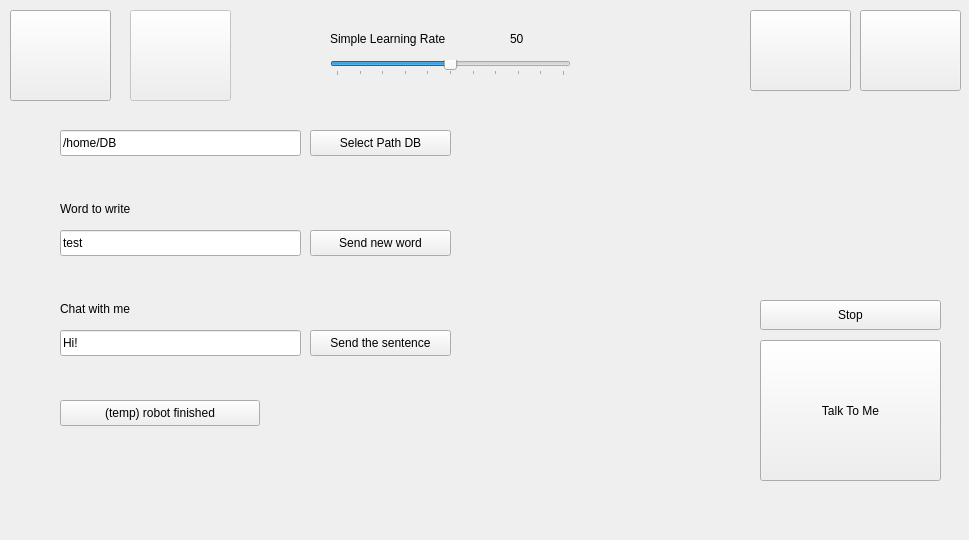
<?xml version="1.0" encoding="UTF-8"?>
<ui version="4.0">
 <class>Form</class>
 <widget class="QWidget" name="Form">
  <property name="geometry">
   <rect>
    <x>0</x>
    <y>0</y>
    <width>969</width>
    <height>540</height>
   </rect>
  </property>
  <property name="windowTitle">
   <string>Manager</string>
  </property>
  <widget class="QPushButton" name="buttonErase">
   <property name="geometry">
    <rect>
     <x>860</x>
     <y>10</y>
     <width>101</width>
     <height>81</height>
    </rect>
   </property>
   <property name="toolTip">
    <string>&lt;html&gt;&lt;head/&gt;&lt;body&gt;&lt;p&gt;Erase&lt;/p&gt;&lt;/body&gt;&lt;/html&gt;</string>
   </property>
   <property name="text">
    <string/>
   </property>
   <property name="icon">
    <iconset>
     <normaloff>assets/eraser.svg</normaloff>assets/eraser.svg</iconset>
   </property>
   <property name="iconSize">
    <size>
     <width>80</width>
     <height>80</height>
    </size>
   </property>
  </widget>
  <widget class="QPushButton" name="buttonProfile">
   <property name="geometry">
    <rect>
     <x>750</x>
     <y>10</y>
     <width>101</width>
     <height>81</height>
    </rect>
   </property>
   <property name="toolTip">
    <string>&lt;html&gt;&lt;head/&gt;&lt;body&gt;&lt;p&gt;Participant Profile&lt;/p&gt;&lt;/body&gt;&lt;/html&gt;</string>
   </property>
   <property name="text">
    <string/>
   </property>
   <property name="icon">
    <iconset>
     <normaloff>assets/profil_R.png</normaloff>assets/profil_R.png</iconset>
   </property>
   <property name="iconSize">
    <size>
     <width>100</width>
     <height>100</height>
    </size>
   </property>
  </widget>
  <widget class="QPushButton" name="buttonSendRobot">
   <property name="geometry">
    <rect>
     <x>10</x>
     <y>10</y>
     <width>101</width>
     <height>91</height>
    </rect>
   </property>
   <property name="toolTip">
    <string>&lt;html&gt;&lt;head/&gt;&lt;body&gt;&lt;p&gt;Send Handwriting to Robot&lt;/p&gt;&lt;/body&gt;&lt;/html&gt;</string>
   </property>
   <property name="text">
    <string/>
   </property>
   <property name="icon">
    <iconset>
     <normaloff>assets/send.svg</normaloff>assets/send.svg</iconset>
   </property>
   <property name="iconSize">
    <size>
     <width>100</width>
     <height>100</height>
    </size>
   </property>
  </widget>
  <widget class="QPushButton" name="buttonPredict">
   <property name="enabled">
    <bool>false</bool>
   </property>
   <property name="geometry">
    <rect>
     <x>130</x>
     <y>10</y>
     <width>101</width>
     <height>91</height>
    </rect>
   </property>
   <property name="toolTip">
    <string>&lt;html&gt;&lt;head/&gt;&lt;body&gt;&lt;p&gt;Predict&lt;/p&gt;&lt;/body&gt;&lt;/html&gt;</string>
   </property>
   <property name="text">
    <string/>
   </property>
   <property name="icon">
    <iconset>
     <normaloff>assets/predict.png</normaloff>assets/predict.png</iconset>
   </property>
   <property name="iconSize">
    <size>
     <width>120</width>
     <height>100</height>
    </size>
   </property>
  </widget>
  <widget class="QSlider" name="sliderLearningPace">
   <property name="geometry">
    <rect>
     <x>330</x>
     <y>60</y>
     <width>241</width>
     <height>16</height>
    </rect>
   </property>
   <property name="maximum">
    <number>100</number>
   </property>
   <property name="singleStep">
    <number>5</number>
   </property>
   <property name="value">
    <number>50</number>
   </property>
   <property name="orientation">
    <enum>Qt::Horizontal</enum>
   </property>
   <property name="tickPosition">
    <enum>QSlider::TicksBelow</enum>
   </property>
   <property name="tickInterval">
    <number>10</number>
   </property>
  </widget>
  <widget class="QLabel" name="label">
   <property name="geometry">
    <rect>
     <x>330</x>
     <y>30</y>
     <width>171</width>
     <height>18</height>
    </rect>
   </property>
   <property name="text">
    <string>Simple Learning Rate</string>
   </property>
  </widget>
  <widget class="QPushButton" name="buttonPathDialog">
   <property name="geometry">
    <rect>
     <x>310</x>
     <y>130</y>
     <width>141</width>
     <height>26</height>
    </rect>
   </property>
   <property name="text">
    <string>Select Path DB</string>
   </property>
  </widget>
  <widget class="QLineEdit" name="pathText">
   <property name="geometry">
    <rect>
     <x>60</x>
     <y>130</y>
     <width>241</width>
     <height>26</height>
    </rect>
   </property>
   <property name="text">
    <string>/home/DB</string>
   </property>
  </widget>
  <widget class="QLineEdit" name="wordText">
   <property name="geometry">
    <rect>
     <x>60</x>
     <y>230</y>
     <width>241</width>
     <height>26</height>
    </rect>
   </property>
   <property name="inputMask">
    <string comment="N"/>
   </property>
   <property name="text">
    <string>test</string>
   </property>
  </widget>
  <widget class="QLabel" name="label_2">
   <property name="geometry">
    <rect>
     <x>60</x>
     <y>200</y>
     <width>131</width>
     <height>18</height>
    </rect>
   </property>
   <property name="text">
    <string>Word to write</string>
   </property>
  </widget>
  <widget class="QPushButton" name="buttonWordToWrite">
   <property name="geometry">
    <rect>
     <x>310</x>
     <y>230</y>
     <width>141</width>
     <height>26</height>
    </rect>
   </property>
   <property name="text">
    <string>Send new word</string>
   </property>
  </widget>
  <widget class="QLabel" name="labelLeariningPace">
   <property name="geometry">
    <rect>
     <x>510</x>
     <y>30</y>
     <width>74</width>
     <height>18</height>
    </rect>
   </property>
   <property name="text">
    <string>50</string>
   </property>
  </widget>
  <widget class="QLabel" name="label_3">
   <property name="geometry">
    <rect>
     <x>60</x>
     <y>300</y>
     <width>131</width>
     <height>18</height>
    </rect>
   </property>
   <property name="text">
    <string>Chat with me</string>
   </property>
  </widget>
  <widget class="QLineEdit" name="gptText">
   <property name="geometry">
    <rect>
     <x>60</x>
     <y>330</y>
     <width>241</width>
     <height>26</height>
    </rect>
   </property>
   <property name="inputMask">
    <string comment="N"/>
   </property>
   <property name="text">
    <string>Hi!</string>
   </property>
  </widget>
  <widget class="QPushButton" name="buttonGptText">
   <property name="geometry">
    <rect>
     <x>310</x>
     <y>330</y>
     <width>141</width>
     <height>26</height>
    </rect>
   </property>
   <property name="text">
    <string>Send the sentence</string>
   </property>
  </widget>
  <widget class="QPushButton" name="buttonRobotFinished">
   <property name="geometry">
    <rect>
     <x>60</x>
     <y>400</y>
     <width>200</width>
     <height>26</height>
    </rect>
   </property>
   <property name="text">
    <string>(temp) robot finished</string>
   </property>
  </widget>
  <widget class="QPushButton" name="buttonTalkToMe">
   <property name="geometry">
    <rect>
     <x>760</x>
     <y>340</y>
     <width>181</width>
     <height>141</height>
    </rect>
   </property>
   <property name="text">
    <string>Talk To Me</string>
   </property>
  </widget>
  <widget class="QPushButton" name="buttonStop">
   <property name="geometry">
    <rect>
     <x>760</x>
     <y>300</y>
     <width>181</width>
     <height>30</height>
    </rect>
   </property>
   <property name="text">
    <string>Stop</string>
   </property>
  </widget>
 </widget>
 <resources/>
 <connections/>
</ui>
